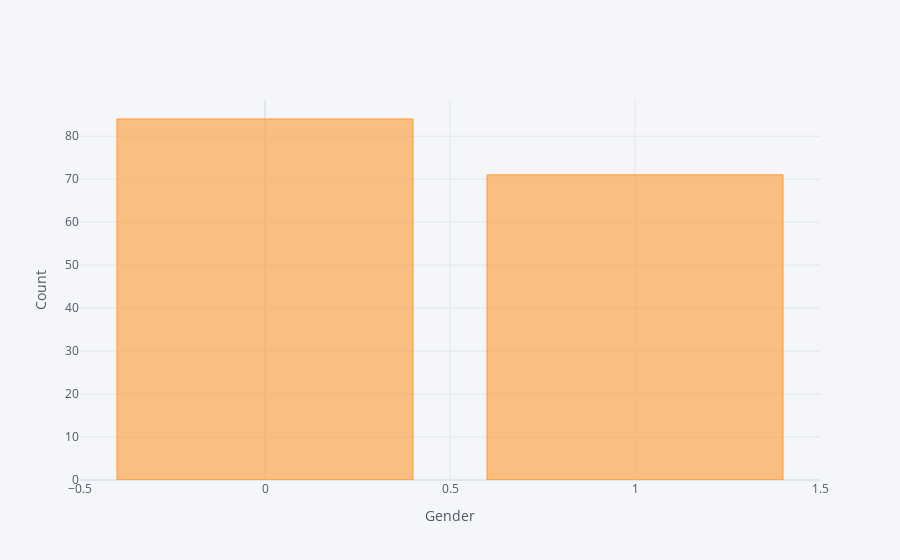

Write notebook code for a chart like this one.
### Markdown cell above
Plot a Bar Chart depicting the count of each unique value in Gender column

### Code cell
df_labels['Gender'].value_counts().iplot(kind='bar', xaxis_title="Gender", yaxis_title="Count")

### Figure 1 — Plotly figure (JSON) as saved in the notebook; plotly's stock layout.template omitted (floating-point values rounded to 4 significant figures)
{"data": [{"marker": {"color": "rgba(255, 153, 51, 0.6)", "line": {"color": "rgba(255, 153, 51, 1.0)", "width": 1}}, "name": "Gender", "orientation": "v", "text": "", "type": "bar", "x": [0, 1], "y": [84, 71]}], "layout": {"legend": {"bgcolor": "#F5F6F9", "font": {"color": "#4D5663"}}, "paper_bgcolor": "#F5F6F9", "plot_bgcolor": "#F5F6F9", "title": {"font": {"color": "#4D5663"}}, "xaxis": {"gridcolor": "#E1E5ED", "showgrid": true, "tickfont": {"color": "#4D5663"}, "title": {"font": {"color": "#4D5663"}, "text": "Gender"}, "zerolinecolor": "#E1E5ED"}, "yaxis": {"gridcolor": "#E1E5ED", "showgrid": true, "tickfont": {"color": "#4D5663"}, "title": {"font": {"color": "#4D5663"}, "text": "Count"}, "zerolinecolor": "#E1E5ED"}}}
